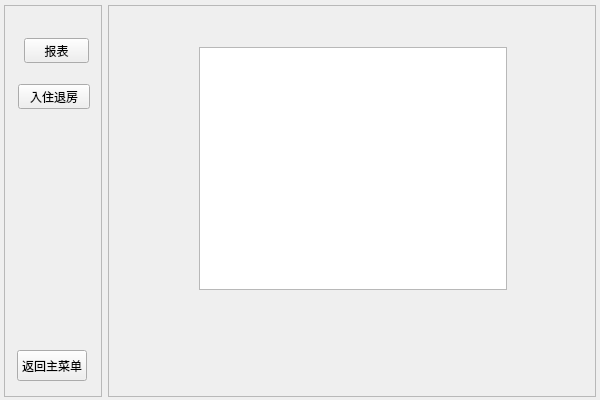
<?xml version="1.0" encoding="UTF-8"?>
<ui version="4.0">
 <class>Form</class>
 <widget class="QWidget" name="Form">
  <property name="geometry">
   <rect>
    <x>0</x>
    <y>0</y>
    <width>600</width>
    <height>400</height>
   </rect>
  </property>
  <property name="minimumSize">
   <size>
    <width>600</width>
    <height>400</height>
   </size>
  </property>
  <property name="maximumSize">
   <size>
    <width>1400</width>
    <height>1000</height>
   </size>
  </property>
  <property name="windowTitle">
   <string>波普特酒店温控系统</string>
  </property>
  <widget class="QWidget" name="layoutWidget">
   <property name="geometry">
    <rect>
     <x>4</x>
     <y>5</y>
     <width>592</width>
     <height>392</height>
    </rect>
   </property>
   <property name="font">
    <font>
     <pointsize>11</pointsize>
    </font>
   </property>
   <layout class="QHBoxLayout" name="horizontalLayout">
    <item>
     <widget class="QFrame" name="frame_left">
      <property name="sizePolicy">
       <sizepolicy hsizetype="Expanding" vsizetype="Expanding">
        <horstretch>1</horstretch>
        <verstretch>0</verstretch>
       </sizepolicy>
      </property>
      <property name="font">
       <font>
        <pointsize>11</pointsize>
       </font>
      </property>
      <property name="frameShape">
       <enum>QFrame::StyledPanel</enum>
      </property>
      <property name="frameShadow">
       <enum>QFrame::Raised</enum>
      </property>
      <widget class="QPushButton" name="pushButton_report">
       <property name="geometry">
        <rect>
         <x>20</x>
         <y>33</y>
         <width>65</width>
         <height>25</height>
        </rect>
       </property>
       <property name="font">
        <font>
         <pointsize>9</pointsize>
        </font>
       </property>
       <property name="text">
        <string>报表</string>
       </property>
      </widget>
      <widget class="QPushButton" name="pushButton_checkinout">
       <property name="geometry">
        <rect>
         <x>14</x>
         <y>79</y>
         <width>72</width>
         <height>25</height>
        </rect>
       </property>
       <property name="font">
        <font>
         <pointsize>9</pointsize>
        </font>
       </property>
       <property name="text">
        <string>入住退房</string>
       </property>
      </widget>
      <widget class="QPushButton" name="pushButton_return">
       <property name="geometry">
        <rect>
         <x>13</x>
         <y>345</y>
         <width>70</width>
         <height>31</height>
        </rect>
       </property>
       <property name="font">
        <font>
         <pointsize>9</pointsize>
        </font>
       </property>
       <property name="text">
        <string>返回主菜单</string>
       </property>
      </widget>
     </widget>
    </item>
    <item>
     <widget class="QFrame" name="frame_2">
      <property name="sizePolicy">
       <sizepolicy hsizetype="Expanding" vsizetype="Expanding">
        <horstretch>5</horstretch>
        <verstretch>0</verstretch>
       </sizepolicy>
      </property>
      <property name="font">
       <font>
        <pointsize>11</pointsize>
       </font>
      </property>
      <property name="frameShape">
       <enum>QFrame::StyledPanel</enum>
      </property>
      <property name="frameShadow">
       <enum>QFrame::Raised</enum>
      </property>
      <widget class="QStackedWidget" name="stackedWidget">
       <property name="geometry">
        <rect>
         <x>10</x>
         <y>10</y>
         <width>459</width>
         <height>362</height>
        </rect>
       </property>
       <property name="font">
        <font>
         <pointsize>11</pointsize>
        </font>
       </property>
       <property name="currentIndex">
        <number>0</number>
       </property>
       <widget class="QWidget" name="page_report">
        <widget class="QTableWidget" name="tableWidget_report">
         <property name="geometry">
          <rect>
           <x>81</x>
           <y>32</y>
           <width>308</width>
           <height>243</height>
          </rect>
         </property>
        </widget>
       </widget>
       <widget class="QWidget" name="page_checkinout">
        <widget class="QWidget" name="layoutWidget">
         <property name="geometry">
          <rect>
           <x>1</x>
           <y>-5</y>
           <width>469</width>
           <height>377</height>
          </rect>
         </property>
         <layout class="QVBoxLayout" name="verticalLayout">
          <item>
           <widget class="QFrame" name="frame_up">
            <property name="sizePolicy">
             <sizepolicy hsizetype="Preferred" vsizetype="Preferred">
              <horstretch>0</horstretch>
              <verstretch>1</verstretch>
             </sizepolicy>
            </property>
            <property name="frameShape">
             <enum>QFrame::StyledPanel</enum>
            </property>
            <property name="frameShadow">
             <enum>QFrame::Raised</enum>
            </property>
            <widget class="QComboBox" name="comboBox_floor">
             <property name="geometry">
              <rect>
               <x>50</x>
               <y>23</y>
               <width>106</width>
               <height>22</height>
              </rect>
             </property>
             <item>
              <property name="text">
               <string>请选择楼层</string>
              </property>
             </item>
             <item>
              <property name="text">
               <string>一楼</string>
              </property>
             </item>
             <item>
              <property name="text">
               <string>二楼</string>
              </property>
             </item>
             <item>
              <property name="text">
               <string>三楼</string>
              </property>
             </item>
             <item>
              <property name="text">
               <string>四楼</string>
              </property>
             </item>
            </widget>
            <widget class="QLabel" name="label_floor">
             <property name="geometry">
              <rect>
               <x>1</x>
               <y>23</y>
               <width>50</width>
               <height>22</height>
              </rect>
             </property>
             <property name="text">
              <string>楼层：</string>
             </property>
            </widget>
           </widget>
          </item>
          <item>
           <widget class="QFrame" name="frame_down">
            <property name="sizePolicy">
             <sizepolicy hsizetype="Preferred" vsizetype="Preferred">
              <horstretch>0</horstretch>
              <verstretch>5</verstretch>
             </sizepolicy>
            </property>
            <property name="frameShape">
             <enum>QFrame::StyledPanel</enum>
            </property>
            <property name="frameShadow">
             <enum>QFrame::Raised</enum>
            </property>
            <widget class="QPushButton" name="pushButton_printbill">
             <property name="geometry">
              <rect>
               <x>171</x>
               <y>270</y>
               <width>80</width>
               <height>30</height>
              </rect>
             </property>
             <property name="text">
              <string>打印账单</string>
             </property>
            </widget>
            <widget class="QPushButton" name="pushButton_checkin">
             <property name="geometry">
              <rect>
               <x>171</x>
               <y>230</y>
               <width>80</width>
               <height>30</height>
              </rect>
             </property>
             <property name="text">
              <string>入住</string>
             </property>
            </widget>
            <widget class="QPushButton" name="pushButton_printdetail">
             <property name="geometry">
              <rect>
               <x>291</x>
               <y>270</y>
               <width>80</width>
               <height>30</height>
              </rect>
             </property>
             <property name="text">
              <string>打印详单</string>
             </property>
            </widget>
            <widget class="QPushButton" name="pushButton_checkout">
             <property name="geometry">
              <rect>
               <x>291</x>
               <y>230</y>
               <width>80</width>
               <height>30</height>
              </rect>
             </property>
             <property name="text">
              <string>退房</string>
             </property>
            </widget>
            <widget class="QListWidget" name="listWidget_room">
             <property name="geometry">
              <rect>
               <x>31</x>
               <y>29</y>
               <width>60</width>
               <height>250</height>
              </rect>
             </property>
             <property name="font">
              <font>
               <pointsize>12</pointsize>
              </font>
             </property>
            </widget>
            <widget class="QTextBrowser" name="textBrowser_bill">
             <property name="geometry">
              <rect>
               <x>122</x>
               <y>4</y>
               <width>305</width>
               <height>219</height>
              </rect>
             </property>
            </widget>
           </widget>
          </item>
         </layout>
        </widget>
       </widget>
      </widget>
     </widget>
    </item>
   </layout>
  </widget>
 </widget>
 <resources/>
 <connections/>
</ui>
